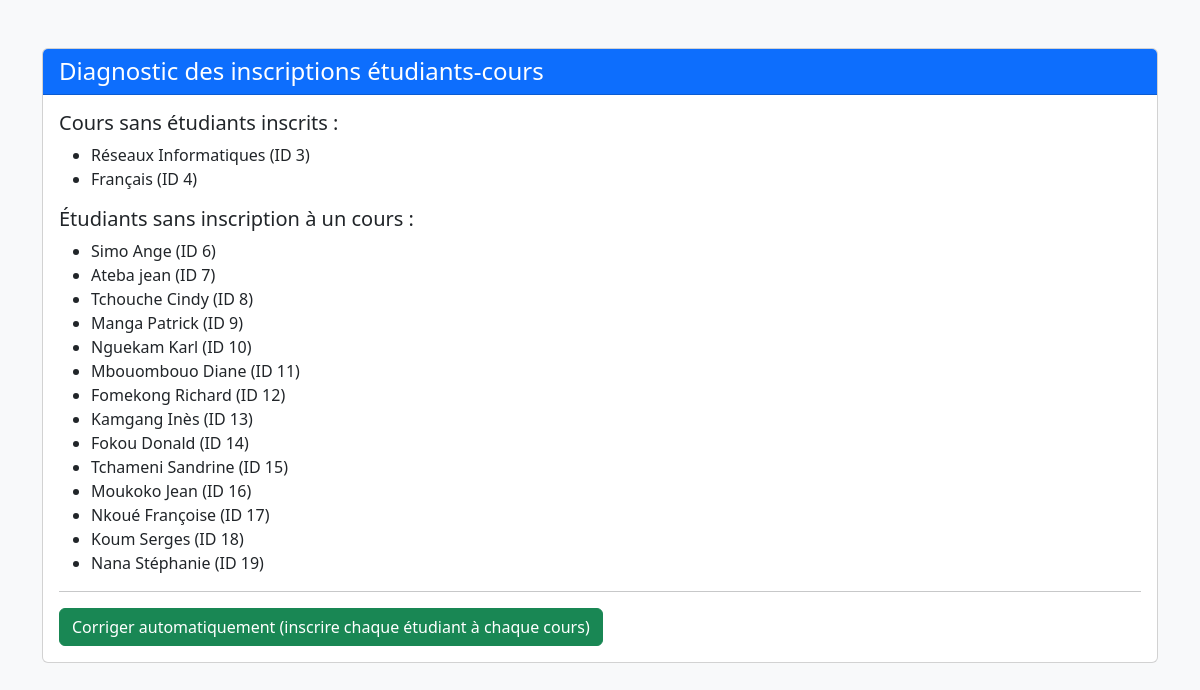
The app's page /fix_all_inscriptions.php (signed in) with its own data.
### tables this page shows
CREATE TABLE IF NOT EXISTS `cours` (
  `id` int NOT NULL AUTO_INCREMENT,
  `code` varchar(20) NOT NULL,
  `nom` varchar(150) NOT NULL,
  `enseignant_id` int DEFAULT NULL,
  `description` text,
  PRIMARY KEY (`id`),
  UNIQUE KEY `code` (`code`),
  KEY `enseignant_id` (`enseignant_id`)
);

CREATE TABLE IF NOT EXISTS `etudiants` (
  `id` int NOT NULL AUTO_INCREMENT,
  `matricule` varchar(20) NOT NULL,
  `nom` varchar(100) NOT NULL,
  `prenom` varchar(100) NOT NULL,
  `email` varchar(150) NOT NULL,
  `date_inscription` timestamp NULL DEFAULT CURRENT_TIMESTAMP,
  PRIMARY KEY (`id`),
  UNIQUE KEY `matricule` (`matricule`),
  UNIQUE KEY `email` (`email`)
);

### config/database.php (called while the page is built, shortened)
<?php
$db_type = null;
$pdo = null;
$mysqli = null;
if (getenv('REPL_ID') || getenv('REPL_SLUG') || getenv('PGHOST')) {
    $db_type = 'postgresql';
    $host = getenv('PGHOST');
    $dbname = getenv('PGDATABASE');
    $user = getenv('PGUSER');
    $password = getenv('PGPASSWORD');
    $port = getenv('PGPORT');
    $dsn = "pgsql:host=$host;port=$port;dbname=$dbname;user=$user;password=$password";
    try {
        $pdo = new PDO($dsn);
        $pdo->setAttribute(PDO::ATTR_ERRMODE, PDO::ERRMODE_EXCEPTION);
        $pdo->setAttribute(PDO::ATTR_DEFAULT_FETCH_MODE, PDO::FETCH_ASSOC);
    } catch (PDOException $e) {
        die("Erreur de connexion à la base de données PostgreSQL: " . $e->getMessage());
    }
} else {
    $db_type = 'mysql';
    $host = 'localhost';
    $dbname = 'attendance_system';
    $user = 'root';
    $password = '';
    $port = 3306;
    $mysqli = new mysqli($host, $user, $password, $dbname, $port);
    $mysqli->set_charset("utf8mb4");
}
function db_query($sql, $params = []) {
    global $db_type, $pdo, $mysqli;
    if ($db_type === 'postgresql') {
        try {
            $stmt = $pdo->prepare($sql);
            $stmt->execute($params);
            return $stmt->fetchAll();
        } catch (PDOException $e) {
            error_log("Erreur SQL (PostgreSQL): " . $e->getMessage());
            return false;
        }
    } else {
        try {
            $stmt = $mysqli->prepare($sql);
            if (!empty($params)) {
                $types = '';
                foreach ($params as $param) {
                    if (is_int($param)) {
                        $types .= 'i';
                    } elseif (is_float($param)) {
                        $types .= 'd';
                    } elseif (is_string($param)) {
                        $types .= 's';
                    } else {
                        $types .= 'b';
                    }
                }
                $stmt->bind_param($types, ...$params);
            }
            $stmt->execute();
            $result = $stmt->get_result();
            $rows = [];
            while ($row = $result->fetch_assoc()) {
                $rows[] = $row;
            }
            return $rows;
        } catch (Exception $e) {
            error_log("Erreur SQL (MySQL): " . $e->getMessage());
            return false;
        }
    }
}
?>

### fix_all_inscriptions.php (the view, shortened to what this page needs)
<?php
require_once 'includes/auth.php';
require_once 'config/database.php';
$cours_sans_etudiants = db_query("SELECT c.id, c.nom FROM cours c LEFT JOIN inscriptions i ON c.id = i.cours_id WHERE i.id IS NULL");
$etudiants_sans_cours = db_query("SELECT e.id, e.nom, e.prenom FROM etudiants e LEFT JOIN inscriptions i ON e.id = i.etudiant_id WHERE i.id IS NULL");
?>
<!DOCTYPE html>
<html lang="fr">
<head>
    <link href="https://cdn.jsdelivr.net/npm/bootstrap@5.3.0-alpha1/dist/css/bootstrap.min.css" rel="stylesheet">
</head>
<body class="bg-light">
<div class="container mt-5">
    <div class="card">
        <div class="card-header bg-primary text-white">
            <h4 class="mb-0">Diagnostic des inscriptions étudiants-cours</h4>
        </div>
        <div class="card-body">
            <h5>Cours sans étudiants inscrits :</h5>
            <?php if (empty($cours_sans_etudiants)): ?>
                <div class="alert alert-success">Tous les cours ont au moins un étudiant inscrit.</div>
            <?php else: ?>
                <ul>
                    <?php foreach ($cours_sans_etudiants as $c): ?>
                        <li><?= htmlspecialchars($c['nom']) ?> (ID <?= $c['id'] ?>)</li>
                    <?php endforeach; ?>
                </ul>
            <?php endif; ?>
            <h5>Étudiants sans inscription à un cours :</h5>
            <?php if (empty($etudiants_sans_cours)): ?>
                <div class="alert alert-success">Tous les étudiants sont inscrits à au moins un cours.</div>
            <?php else: ?>
                <ul>
                    <?php foreach ($etudiants_sans_cours as $e): ?>
                        <li><?= htmlspecialchars($e['nom']) ?> <?= htmlspecialchars($e['prenom']) ?> (ID <?= $e['id'] ?>)</li>
                    <?php endforeach; ?>
                </ul>
            <?php endif; ?>
            <hr>
            <form method="post">
                <button type="submit" name="fix" class="btn btn-success">Corriger automatiquement (inscrire chaque étudiant à chaque cours)</button>
            </form>
        </div>
    </div>
</div>
</body>
</html>

### records on screen
cours: nom "Réseaux Informatiques", id "3"
cours: nom "Français", id "4"
etudiants: nom "Simo", prenom "Ange", id "6"
etudiants: nom "Ateba", prenom "jean", id "7"
etudiants: nom "Tchouche", prenom "Cindy", id "8"
etudiants: nom "Manga", prenom "Patrick", id "9"
etudiants: nom "Nguekam", prenom "Karl", id "10"
etudiants: nom "Mbouombouo", prenom "Diane", id "11"
etudiants: nom "Fomekong", prenom "Richard", id "12"
etudiants: nom "Kamgang", prenom "Inès", id "13"
etudiants: nom "Fokou", prenom "Donald", id "14"
etudiants: nom "Tchameni", prenom "Sandrine", id "15"
etudiants: nom "Moukoko", prenom "Jean", id "16"
etudiants: nom "Nkoué", prenom "Françoise", id "17"
etudiants: nom "Koum", prenom "Serges", id "18"
etudiants: nom "Nana", prenom "Stéphanie", id "19"
